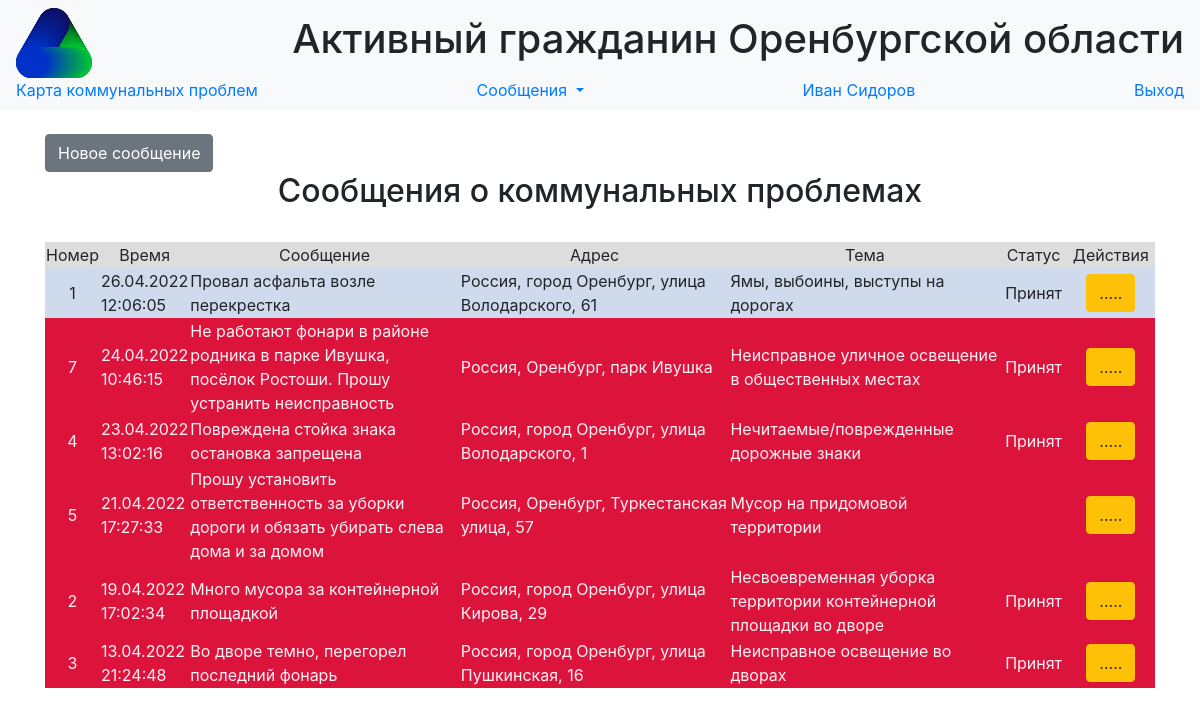
The app's page /calls (signed in), older data.
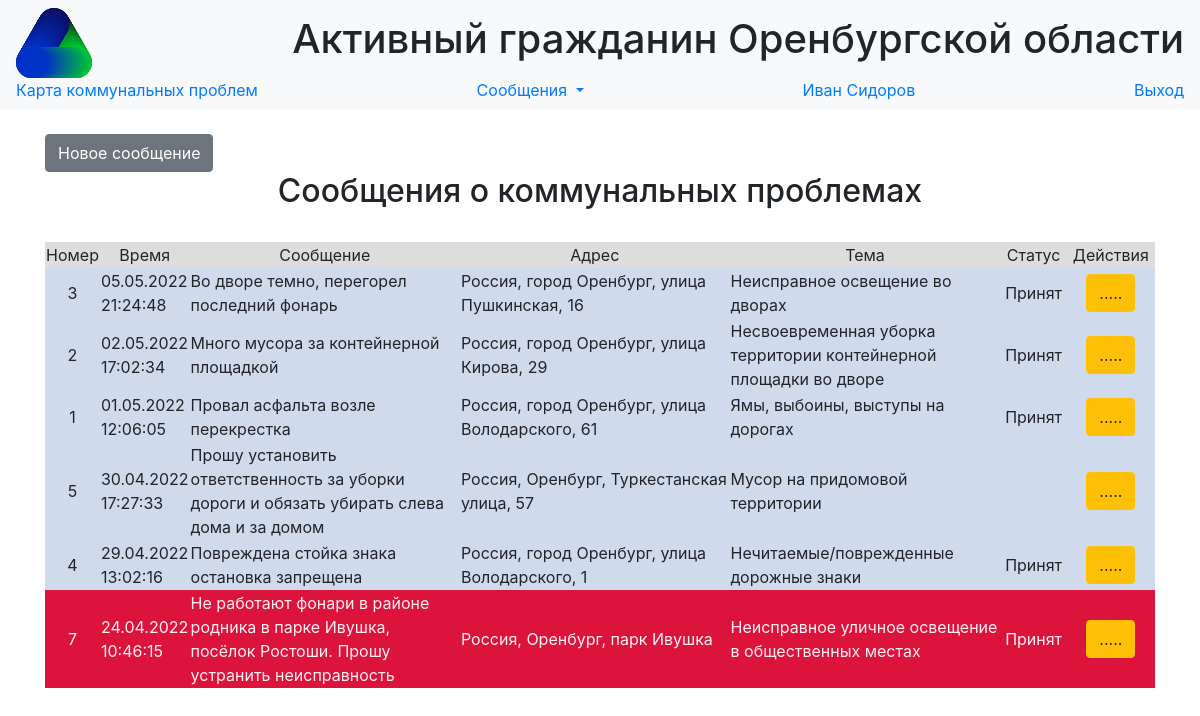
The same page, newer data.
### data/users.py (models this page shows, shortened)
class User(SqlAlchemyBase, UserMixin,SerializerMixin):
    __tablename__ = 'users'
    id = sqlalchemy.Column(sqlalchemy.Integer,
                           primary_key=True, autoincrement=True)
    surname = sqlalchemy.Column(sqlalchemy.String, nullable=True)
    name = sqlalchemy.Column(sqlalchemy.String, nullable=True)
    position = sqlalchemy.Column(sqlalchemy.String, nullable=True)
    locality = sqlalchemy.Column(sqlalchemy.String, nullable=True)
    email = sqlalchemy.Column(sqlalchemy.String,
                              index=True, unique=True, nullable=True)
    hashed_password = sqlalchemy.Column(sqlalchemy.String, nullable=True)
    modified_date = sqlalchemy.Column(sqlalchemy.DateTime,
                                      default=datetime.datetime.now)

### data/calls.py (models this page shows, shortened)
class Call(SqlAlchemyBase, SerializerMixin):
    __tablename__ = 'calls'
    id = sqlalchemy.Column(sqlalchemy.Integer,
                           primary_key=True, autoincrement=True)
    message = sqlalchemy.Column(sqlalchemy.String, nullable=True)
    address = sqlalchemy.Column(sqlalchemy.String, nullable=True)
    point = sqlalchemy.Column(sqlalchemy.String, nullable=True)
    service = sqlalchemy.Column(sqlalchemy.String, nullable=True)
    status = sqlalchemy.Column(sqlalchemy.String, nullable=True)
    call_time = sqlalchemy.Column(sqlalchemy.DateTime,
                                  default=datetime.datetime.utcnow())
    finish_time = sqlalchemy.Column(sqlalchemy.DateTime,
                                    nullable=True)
    answer = sqlalchemy.Column(sqlalchemy.String, nullable=True)

### main.py (the view)
@app.route('/calls')
@login_required
def calls():
    db_sess = db_session.create_session()
    calls = db_sess.query(Call).order_by(desc(Call.call_time)).all()
    db_sess.commit()
    return render_template('calls.html', calls=calls, time_now=datetime.datetime.today())

### data/db_session.py (called while the page is built)
def create_session() -> Session:
    global __factory
    return __factory()

### main.py (called while the page is built)
@login_manager.user_loader
def load_user(user_id):
    db_sess = db_session.create_session()
    return db_sess.query(User).get(user_id)

### templates/calls.html (shortened to what this page needs)
{% extends "base.html" %}
{% block content %}
{% set STATUSES  = {"received": "Принят", "serviced": "Выполняется", "finished":  "Завершен"} %}
<br>
{% if current_user.is_authenticated %}
    <a href="/add_call" class="btn btn-secondary">Новое сообщение</a>
{% endif %}
<br>
<h2 align="center">Сообщения о коммунальных проблемах</h2>
<br>
<div class="table_container">
    <table class="my_table">
        <tr class="my_row">
            <td class="title" width="2%" bgcolor="#dddddd" align="center">Номер</td>
            <td class="title" width="5%" bgcolor="#dddddd" align="center">Время</td>
            <td class="title" width="25%" bgcolor="#dddddd" align="center">Сообщение</td>
            <td class="title" width="25%" bgcolor="#dddddd" align="center">Адрес</td>
            <td class="title" width="25%" bgcolor="#dddddd" align="center">Тема</td>
            <td class="title" width="6%" bgcolor="#dddddd" align="center">Статус</td>
            <td class="title" width="8%" bgcolor="#dddddd" align="center">Действия</td>
        </tr>
        {% for call in calls %}
            {% if (time_now - call.call_time).days >= 10 and call.status != "finished" %}
                {%  set color = "#dc143c" %}
                {% set text_color = "#FFF0F5" %}
            {% else %}
                {% set color = "#d0daed"  %}
                {% set text_color = "ffffff" %}
            {% endif %}
        <tr class="my_row">
            <td class="ordinary" bgcolor ={{color}} align="center" style="color:{{text_color}}">{{ call.id }}</td>
            <td class="ordinary" bgcolor ={{color}} style="color:{{text_color}}">{{ moment(call.call_time).format("DD.MM.YYYY HH:mm:ss") }}</td>
            <td class="ordinary" bgcolor ={{color}} style="color:{{text_color}}">{{ call.message }}</td>
            <td class="ordinary" bgcolor ={{color}} style="color:{{text_color}}">
                <span class="ymaps-geolink">
                        {{ call.address }}
                </span>
            </td>
            <td class="ordinary" bgcolor ={{color}} style="color:{{text_color}}">
                {{ call.service }}
            </td>
            <td class="ordinary" bgcolor ={{color}} align="center" style="color:{{text_color}}">{{ STATUSES[call.status] }}</td>
            <td class="ordinary" bgcolor ={{color}} align="center" style="color:{{text_color}}">
                {% if current_user.is_authenticated %}
                <div>       <a href="/calls/{{ call.id }}" class="btn btn-warning">.....</a>
                </div>
                {% endif %}
            </td>
        </tr>
        {% endfor %}
    </table>
</div>
{% endblock %}

### templates/base.html (shortened to what this page needs)
<!DOCTYPE html>
<html lang="en">
<head>
    <link rel="stylesheet" href="../static/css/bootstrap.min.css">
    <link rel="stylesheet" type="text/css" href="../static/css/style.css" />
</head>
  <body>
    <header>
      <nav class="navbar navbar-light bg-light">
          <img src="/static/favicon.svg" height = "70px">
          <h1>Активный гражданин Оренбургской области </h1>
          <a class="nav-brand" href="/map">Карта коммунальных проблем</a>
          {% if current_user.is_authenticated %}
          <div class="nav-item dropdown">
          <a class="nav-brand dropdown-toggle" href="#" id="navbarDropdownMenuLink" role="button"
             data-toggle="dropdown" aria-haspopup="true" aria-expanded="false"> Сообщения </a>
          </div>
          <a class="navbar-link" href="/users/{{current_user.id}}">{{current_user.name}} {{current_user.surname}}</a>
          <a class="navbar-link" href="/logout">Выход</a>
          {% else %}
            <p>
                <a class="btn btn-success" href="/login">Войти</a>
                <a class="btn btn-primary " href="/register">Зарегистрироваться</a>
            </p>
          {% endif %}
      </nav>
    </header>
    <main role="main" class="container">
        {% block content %}
        {% endblock %}
    </main>
  </body>
</html>

Row changes from the older to the newer data that the page shows:
changed Call "Во дворе темно, перегорел последний фонарь": call_time "13.04.2022 21:24:48" → "05.05.2022 21:24:48"; moves up the list
changed Call "Много мусора за контейнерной площадкой": call_time "19.04.2022 17:02:34" → "02.05.2022 17:02:34"; moves up the list
changed Call "Провал асфальта возле перекрестка": call_time "26.04.2022 12:06:05" → "01.05.2022 12:06:05"
changed Call "Россия, Оренбург, Туркестанская улица, 57": call_time "21.04.2022 17:27:33" → "30.04.2022 17:27:33"; moves down the list
changed Call "Повреждена стойка знака остановка запрещена": call_time "23.04.2022 13:02:16" → "29.04.2022 13:02:16"; moves down the list
